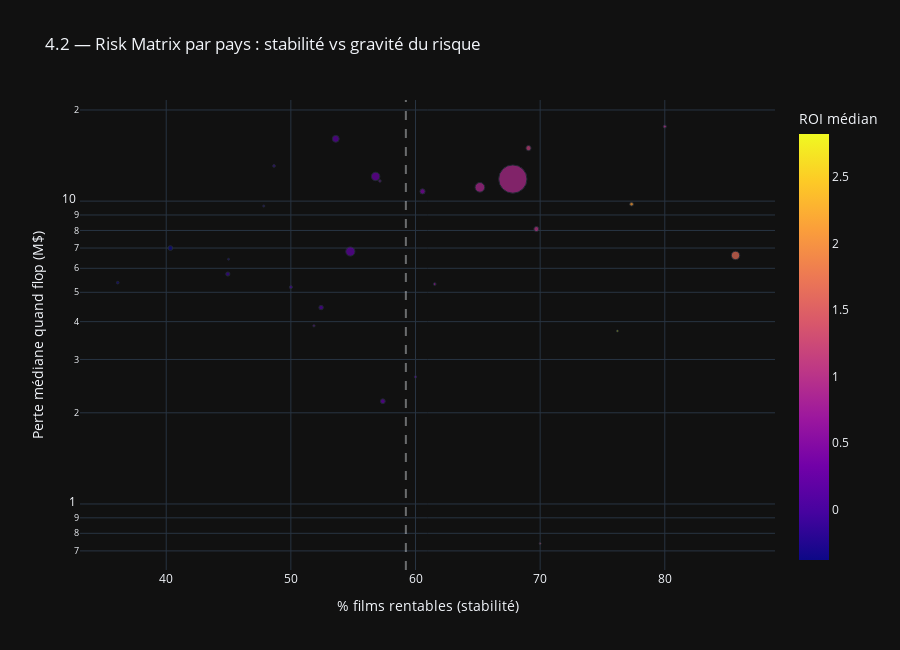

Notebook code for this chart:
### Code cell
import plotly.express as px

fig = px.scatter(
    agg,
    x="profit_rate_pct",
    y="loss_median_flop",
    size="nb_films",
    color="roi_median",
    hover_name="main_country",
    hover_data={
        "nb_films": True,
        "profit_rate_pct": ':.1f',
        "roi_median": ':.2f',
        "loss_median_flop": ':.1f',
        "budget_median": ':.1f',
        "revenue_median": ':.1f'
    },
    title="4.2 — Risk Matrix par pays : stabilité vs gravité du risque",
    labels={
        "profit_rate_pct": "% films rentables (stabilité)",
        "loss_median_flop": "Perte médiane quand flop (M$)",
        "roi_median": "ROI médian"
    },
    template="plotly_dark"
)

# Échelle log (pertes très étalées)
fig.update_yaxes(type="log")

# Ligne de référence (stabilité moyenne)
fig.add_vline(
    x=agg["profit_rate_pct"].mean(),
    line_dash="dash",
    opacity=0.4
)

fig.update_layout(height=650)
fig.write_html('../outputs/figures/rix_matrix_par_pays.html')
fig.show()

### Figure 1 — Plotly figure (JSON) as saved in the notebook; plotly's stock layout.template omitted (floating-point values rounded to 4 significant figures)
{"data": [{"customdata": [[142.0, 0.4382, 24.74, 30.88], [30.0, 0.2514, 4.834, 9.852], [27.0, 0.4567, 5.115, 13.22], [119.0, -0.3804, 11.74, 4.716], [23.0, -0.1246, 34.25, 19.46], [375.0, 0.2857, 23.04, 34.25], [139.0, 1.157, 36.6, 72.68], [35.0, 0.5048, 45.86, 47.52], [250.0, 0.1765, 39.42, 42.93], [48.0, 0.0371, 6.459, 6.058], [103.0, 0.07692, 7.56, 11.06], [440.0, 0.1998, 16.2, 17.82], [488.0, 0.8807, 25.41, 38.59], [50.0, 0.9841, 22.22, 58.94], [370.0, 1.657, 5.366, 12.62], [89.0, -0.07742, 8.901, 9.239], [37.0, -0.02874, 17.04, 23.86], [132.0, 1.023, 17.18, 30.06], [75.0, 2.12, 9.76, 26.53], [39.0, 0.7118, 7.9, 11.45], [20.0, -0.212, 6.335, 7.042], [21.0, 2.824, 39.9, 91.42], [122.0, 0.207, 5.185, 6.888], [20.0, 1.349, 2.209, 3.831], [4175.0, 0.9116, 32.1, 55.65], [36.0, -0.3184, 6.085, 6.326]], "hovertemplate": "<b>%{hovertext}</b><br><br>% films rentables (stabilité)=%{x:.1f}<br>Perte médiane quand flop (M$)=%{y:.1f}<br>nb_films=%{customdata[0]}<br>ROI médian=%{marker.color:.2f}<br>budget_median=%{customdata[2]:.1f}<br>revenue_median=%{customdata[3]:.1f}<extra></extra>", "hovertext": ["AU", "Argentina", "BR", "Belgium", "Bulgaria", "CA", "CN", "Czech Republic", "DE", "Denmark", "ES", "FR", "GB", "Hong Kong", "IN", "IT", "Ireland", "JP", "KR", "MX", "Netherlands", "New Zealand", "RU", "Turkey", "US", "Unknown"], "legendgroup": "", "marker": {"color": [0.4382, 0.2514, 0.4567, -0.3804, -0.1246, 0.2857, 1.157, 0.5048, 0.1765, 0.0371, 0.07692, 0.1998, 0.8807, 0.9841, 1.657, -0.07742, -0.02874, 1.023, 2.12, 0.7118, -0.212, 2.824, 0.207, 1.349, 0.9116, -0.3184], "coloraxis": "coloraxis", "size": [142, 30, 27, 119, 23, 375, 139, 35, 250, 48, 103, 440, 488, 50, 370, 89, 37, 132, 75, 39, 20, 21, 122, 20, 4175, 36], "sizemode": "area", "sizeref": 10.44, "symbol": "circle"}, "mode": "markers", "name": "", "orientation": "v", "showlegend": false, "type": "scatter", "x": [60.56, 60.0, 51.85, 40.34, 47.83, 56.8, 69.06, 57.14, 53.6, 50.0, 52.43, 54.77, 65.16, 80.0, 85.68, 44.94, 48.65, 69.7, 77.33, 61.54, 45.0, 76.19, 57.38, 70.0, 67.81, 36.11], "xaxis": "x", "y": [10.77, 2.629, 3.875, 6.998, 9.635, 12.06, 14.96, 11.66, 16.06, 5.2, 4.452, 6.819, 11.11, 17.64, 6.618, 5.745, 13.07, 8.089, 9.773, 5.323, 6.428, 3.726, 2.184, 0.7404, 11.83, 5.381], "yaxis": "y"}], "layout": {"coloraxis": {"colorbar": {"title": {"text": "ROI médian"}}, "colorscale": [[0, "#0d0887"], [0.1111, "#46039f"], [0.2222, "#7201a8"], [0.3333, "#9c179e"], [0.4444, "#bd3786"], [0.5556, "#d8576b"], [0.6667, "#ed7953"], [0.7778, "#fb9f3a"], [0.8889, "#fdca26"], [1, "#f0f921"]]}, "height": 650, "legend": {"itemsizing": "constant", "tracegroupgap": 0}, "shapes": [{"line": {"dash": "dash"}, "opacity": 0.4, "type": "line", "x0": 59.23, "x1": 59.23, "xref": "x", "y0": 0, "y1": 1, "yref": "y domain"}], "title": {"text": "4.2 — Risk Matrix par pays : stabilité vs gravité du risque"}, "xaxis": {"anchor": "y", "domain": [0, 1], "title": {"text": "% films rentables (stabilité)"}}, "yaxis": {"anchor": "x", "domain": [0, 1], "title": {"text": "Perte médiane quand flop (M$)"}, "type": "log"}}}
